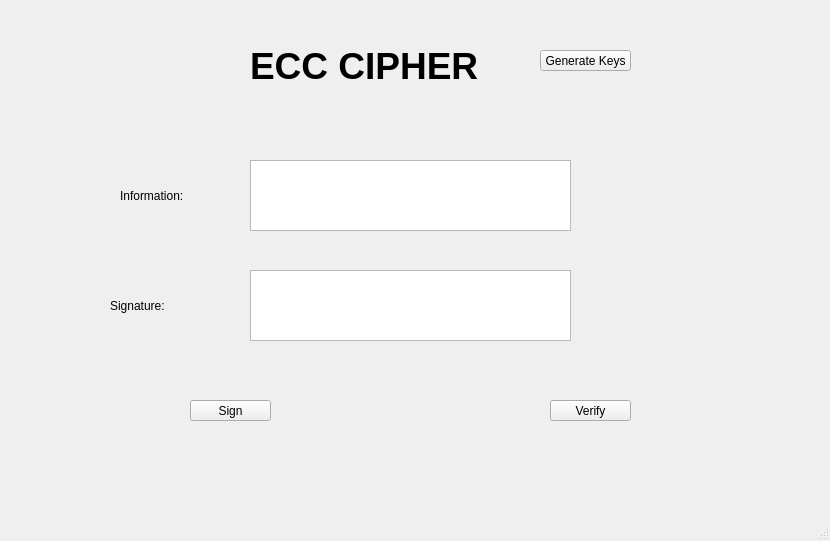
<?xml version="1.0" encoding="UTF-8"?>
<ui version="4.0">
 <class>MainWindow</class>
 <widget class="QMainWindow" name="MainWindow">
  <property name="geometry">
   <rect>
    <x>0</x>
    <y>0</y>
    <width>830</width>
    <height>541</height>
   </rect>
  </property>
  <property name="windowTitle">
   <string>MainWindow</string>
  </property>
  <widget class="QWidget" name="centralwidget">
   <widget class="QLabel" name="label">
    <property name="geometry">
     <rect>
      <x>250</x>
      <y>40</y>
      <width>291</width>
      <height>51</height>
     </rect>
    </property>
    <property name="font">
     <font>
      <pointsize>28</pointsize>
      <weight>75</weight>
      <bold>true</bold>
     </font>
    </property>
    <property name="text">
     <string>ECC CIPHER</string>
    </property>
   </widget>
   <widget class="QLabel" name="label_2">
    <property name="geometry">
     <rect>
      <x>110</x>
      <y>270</y>
      <width>91</width>
      <height>71</height>
     </rect>
    </property>
    <property name="text">
     <string>Signature:</string>
    </property>
   </widget>
   <widget class="QLabel" name="label_3">
    <property name="geometry">
     <rect>
      <x>120</x>
      <y>170</y>
      <width>141</width>
      <height>51</height>
     </rect>
    </property>
    <property name="text">
     <string>Information:</string>
    </property>
   </widget>
   <widget class="QPushButton" name="pushButton">
    <property name="geometry">
     <rect>
      <x>540</x>
      <y>50</y>
      <width>91</width>
      <height>21</height>
     </rect>
    </property>
    <property name="text">
     <string>Generate Keys</string>
    </property>
   </widget>
   <widget class="QPushButton" name="pushButton_2">
    <property name="geometry">
     <rect>
      <x>190</x>
      <y>400</y>
      <width>81</width>
      <height>21</height>
     </rect>
    </property>
    <property name="text">
     <string>Sign</string>
    </property>
   </widget>
   <widget class="QPushButton" name="pushButton_3">
    <property name="geometry">
     <rect>
      <x>550</x>
      <y>400</y>
      <width>81</width>
      <height>21</height>
     </rect>
    </property>
    <property name="text">
     <string>Verify</string>
    </property>
   </widget>
   <widget class="QTextEdit" name="textEdit">
    <property name="geometry">
     <rect>
      <x>250</x>
      <y>270</y>
      <width>321</width>
      <height>71</height>
     </rect>
    </property>
   </widget>
   <widget class="QTextEdit" name="textEdit_2">
    <property name="geometry">
     <rect>
      <x>250</x>
      <y>160</y>
      <width>321</width>
      <height>71</height>
     </rect>
    </property>
   </widget>
  </widget>
  <widget class="QMenuBar" name="menubar">
   <property name="geometry">
    <rect>
     <x>0</x>
     <y>0</y>
     <width>830</width>
     <height>21</height>
    </rect>
   </property>
  </widget>
  <widget class="QStatusBar" name="statusbar"/>
 </widget>
 <resources/>
 <connections/>
</ui>
